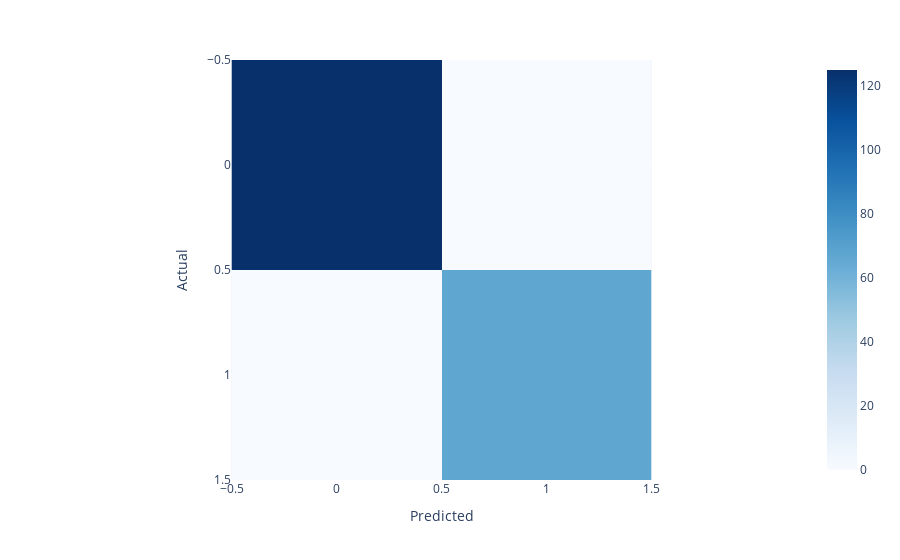
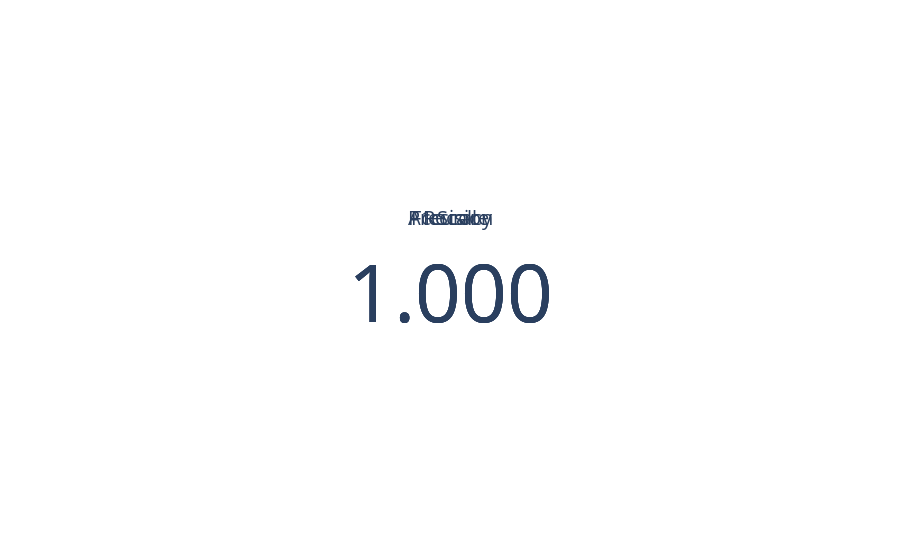
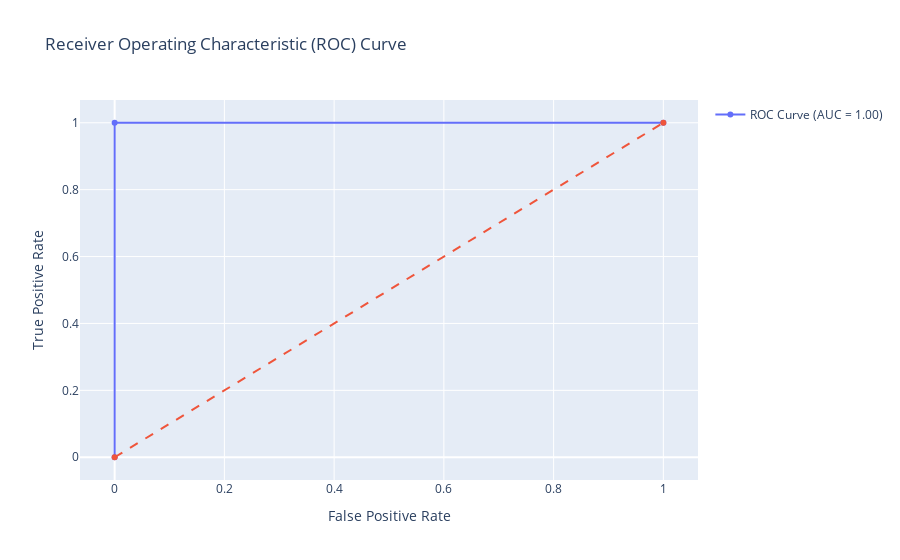

Write notebook code for charts like these, in order.
### Markdown cell above
**In the Tutorial Completion Document, describe your findings.**

b. Evaluate the above model. Then compare and discuss your findings with the demo model's results. List your observations. Plot the confusion matrix (Accuracy, Precesion, Recall and F1 Score) and ROC curve.

### Code cell
# Use the model from previous step (Activity I.a)

# To-do: Evaluate the above model.
# Then compare and discuss your findings with the demo model's results.
# List your observations. Plot the confusion matrix (Accuracy, Precesion, Recall and F1 Score) and ROC curve.

print("To-do: \n")

import plotly.express as px
from sklearn.metrics import confusion_matrix, classification_report, roc_curve, auc
import plotly.graph_objs as go

# Generate predictions
y_pred = logreg.predict(X_test)

# Generate confusion matrix
cm = confusion_matrix(y_test, y_pred)

# Calculate metrics
accuracy = (cm[0,0] + cm[1,1]) / sum(sum(cm))
precision = cm[1,1] / (cm[0,1] + cm[1,1])
recall = cm[1,1] / (cm[1,0] + cm[1,1])
f1_score = 2 * precision * recall / (precision + recall)

# Plot confusion matrix
fig = px.imshow(cm, labels=dict(x="Predicted", y="Actual"), x=[0, 1], y=[0, 1], color_continuous_scale="Blues")
fig.show()

# Plot metrics
fig = go.Figure()
fig.add_trace(go.Indicator(
    mode = "number",
    value = accuracy,
    title = {"text": "Accuracy"},
    number={"valueformat": ".3f"},
))
fig.add_trace(go.Indicator(
    mode = "number",
    value = precision,
    title = {"text": "Precision"},
    number={"valueformat": ".3f"},
))
fig.add_trace(go.Indicator(
    mode = "number",
    value = recall,
    title = {"text": "Recall"},
    number={"valueformat": ".3f"},
))
fig.add_trace(go.Indicator(
    mode = "number",
    value = f1_score,
    title = {"text": "F1 Score"},
    number={"valueformat": ".3f"},
))
fig.show()

# Plot ROC curve
fpr, tpr, thresholds = roc_curve(y_test, y_pred)
roc_auc = auc(fpr, tpr)
fig = go.Figure()
fig.add_trace(go.Scatter(x=fpr, y=tpr, name="ROC Curve (AUC = {:.2f})".format(roc_auc)))
fig.add_trace(go.Scatter(x=[0, 1], y=[0, 1], line=dict(dash="dash"), showlegend=False))
fig.update_layout(
    title="Receiver Operating Characteristic (ROC) Curve",
    xaxis_title="False Positive Rate",
    yaxis_title="True Positive Rate",
)
fig.show()

### Figure 1 — Plotly figure (JSON) as saved in the notebook; plotly's stock layout.template omitted (floating-point values rounded to 4 significant figures)
{"data": [{"coloraxis": "coloraxis", "hovertemplate": "Predicted: %{x}<br>Actual: %{y}<br>color: %{z}<extra></extra>", "name": "0", "type": "heatmap", "x": [0, 1], "xaxis": "x", "y": [0, 1], "yaxis": "y", "z": [[125, 0], [0, 67]]}], "layout": {"coloraxis": {"colorscale": [[0, "rgb(247,251,255)"], [0.125, "rgb(222,235,247)"], [0.25, "rgb(198,219,239)"], [0.375, "rgb(158,202,225)"], [0.5, "rgb(107,174,214)"], [0.625, "rgb(66,146,198)"], [0.75, "rgb(33,113,181)"], [0.875, "rgb(8,81,156)"], [1, "rgb(8,48,107)"]]}, "margin": {"t": 60}, "xaxis": {"anchor": "y", "constrain": "domain", "domain": [0, 1], "scaleanchor": "y", "title": {"text": "Predicted"}}, "yaxis": {"anchor": "x", "autorange": "reversed", "constrain": "domain", "domain": [0, 1], "title": {"text": "Actual"}}}}

### Figure 2 — Plotly figure (JSON) as saved in the notebook; plotly's stock layout.template omitted (floating-point values rounded to 4 significant figures)
{"data": [{"mode": "number", "number": {"valueformat": ".3f"}, "title": {"text": "Accuracy"}, "type": "indicator", "value": 1}, {"mode": "number", "number": {"valueformat": ".3f"}, "title": {"text": "Precision"}, "type": "indicator", "value": 1}, {"mode": "number", "number": {"valueformat": ".3f"}, "title": {"text": "Recall"}, "type": "indicator", "value": 1}, {"mode": "number", "number": {"valueformat": ".3f"}, "title": {"text": "F1 Score"}, "type": "indicator", "value": 1}], "layout": {}}

### Figure 3 — Plotly figure (JSON) as saved in the notebook; plotly's stock layout.template omitted (floating-point values rounded to 4 significant figures)
{"data": [{"name": "ROC Curve (AUC = 1.00)", "type": "scatter", "x": [0, 0, 1], "y": [0, 1, 1]}, {"line": {"dash": "dash"}, "showlegend": false, "type": "scatter", "x": [0, 1], "y": [0, 1]}], "layout": {"title": {"text": "Receiver Operating Characteristic (ROC) Curve"}, "xaxis": {"title": {"text": "False Positive Rate"}}, "yaxis": {"title": {"text": "True Positive Rate"}}}}
